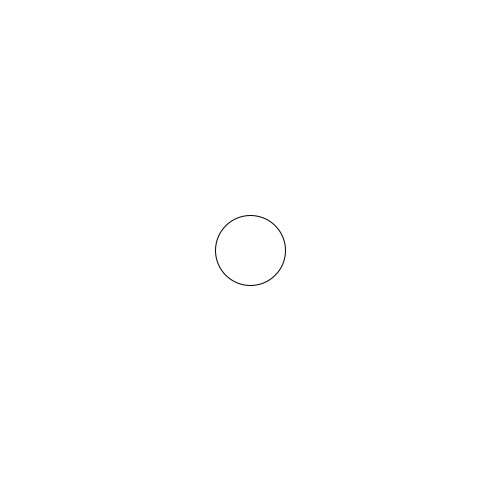
Frame 1 (no input)
Frame 60 (the mouse pressed at the canvas centre just before this capture): identical to frame 1, image omitted
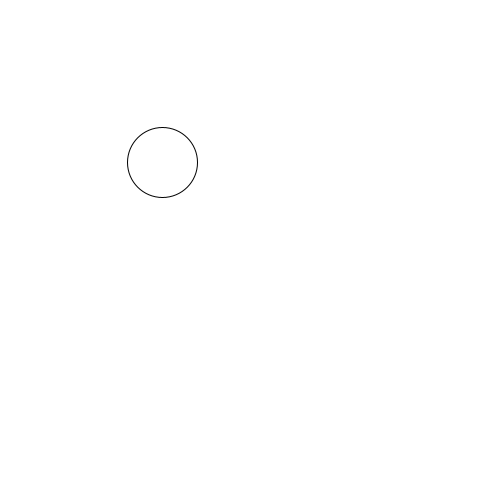
Frame 120 (the mouse held since frame 60 and released just before this capture)

The Processing sketch that drew these frames (run headless with seeded random() and noise(); from frame 60 on, the mouse is pressed at the canvas centre):

// Processing sketch: SlipperyDot_Not_done_
// ── SlipperyDot_Not_done_.pde
// create three integer variables to  
    //    represent the x, y, and the size of the ellipse
    import java.util.Random;
    
    int x = 250;
    int y = 250;
    int z = 70;
    int distance = getDistance(mouseX, mouseY, 250 , 250);
    
    
    
    void setup() {
      //set the size of your sketch
      size(500, 500);
    
    }
    
    void draw() {
      background(255, 255, 255);
      //set the background color of your sketch
      ellipse(x, y, z, z);
      //draw an ellipse. Make sure it fits in the window.
      //use the variables created in step 4 in place of the numbers
      //   in your ellipse
    
    }
    
    void mousePressed() {
      //6a. create an integer variable called distance
      //6b. use the getDistance method to initialize your varible
      //    use the mouse's x and y and the x and y of your ellipse 
     System.out.println(distance);
      //print the distance variable
    Random randomGenerator = new Random();
      
      int randomNumber = randomGenerator.nextInt(250);
      //8a. make an if statement to check if the distance variable
      //   is within the size of the ellipse
      
        //8b.  set the x and y of the ellipse to a random location on the window
       if(distance <= 140) {
         x+=randomNumber;
         y+=randomNumber;
       } else {
         x-=randomNumber;
         y-=randomNumber;
       }
      
    }
    
    int getDistance(int x1, int y1, int x2, int y2) {
      return (int)Math.sqrt(Math.pow((x1-x2),2) + Math.pow((y1-y2),2));
    }
